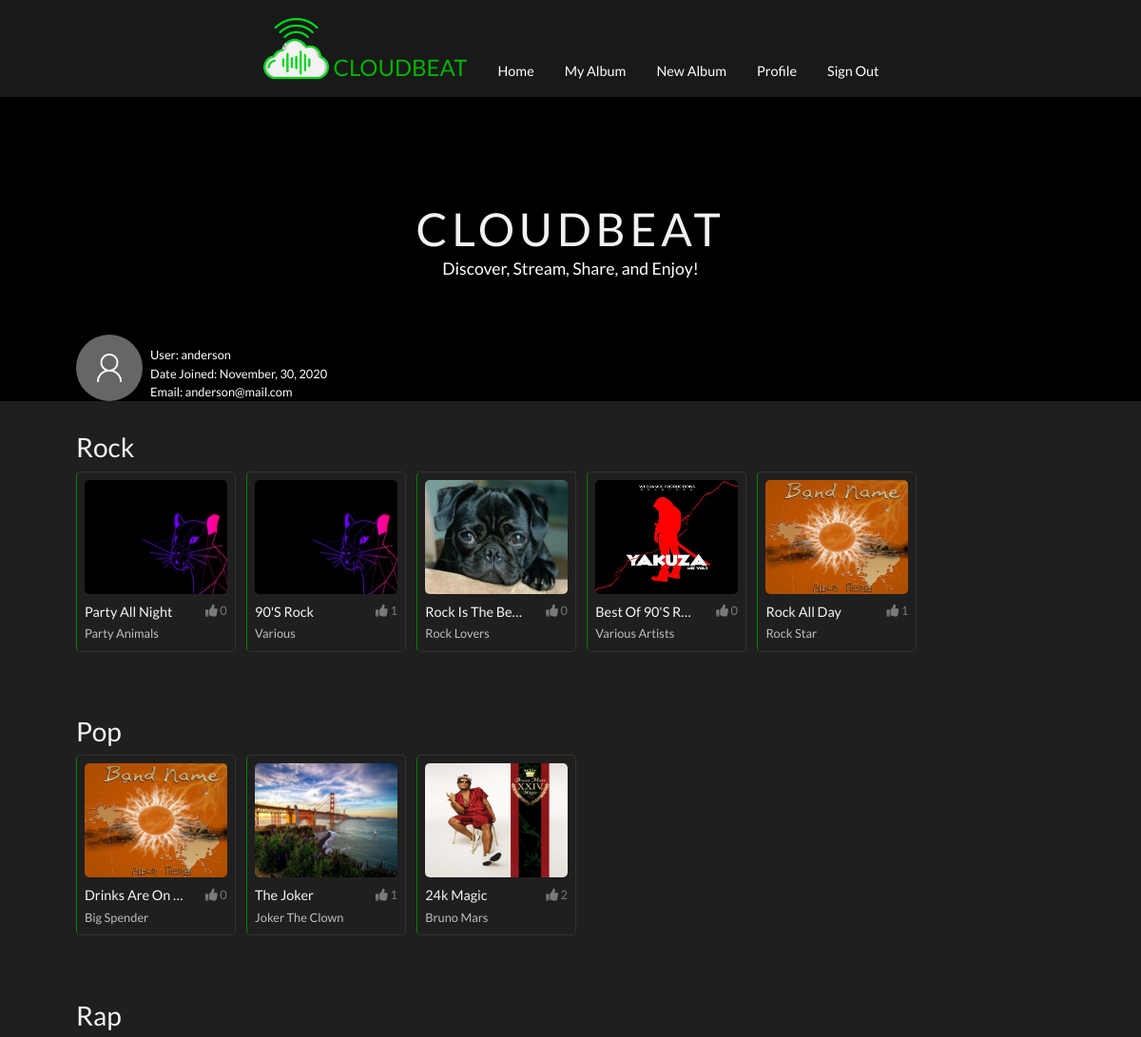
Page /user/1/albums/ (signed in, upper part) on the earlier database version.
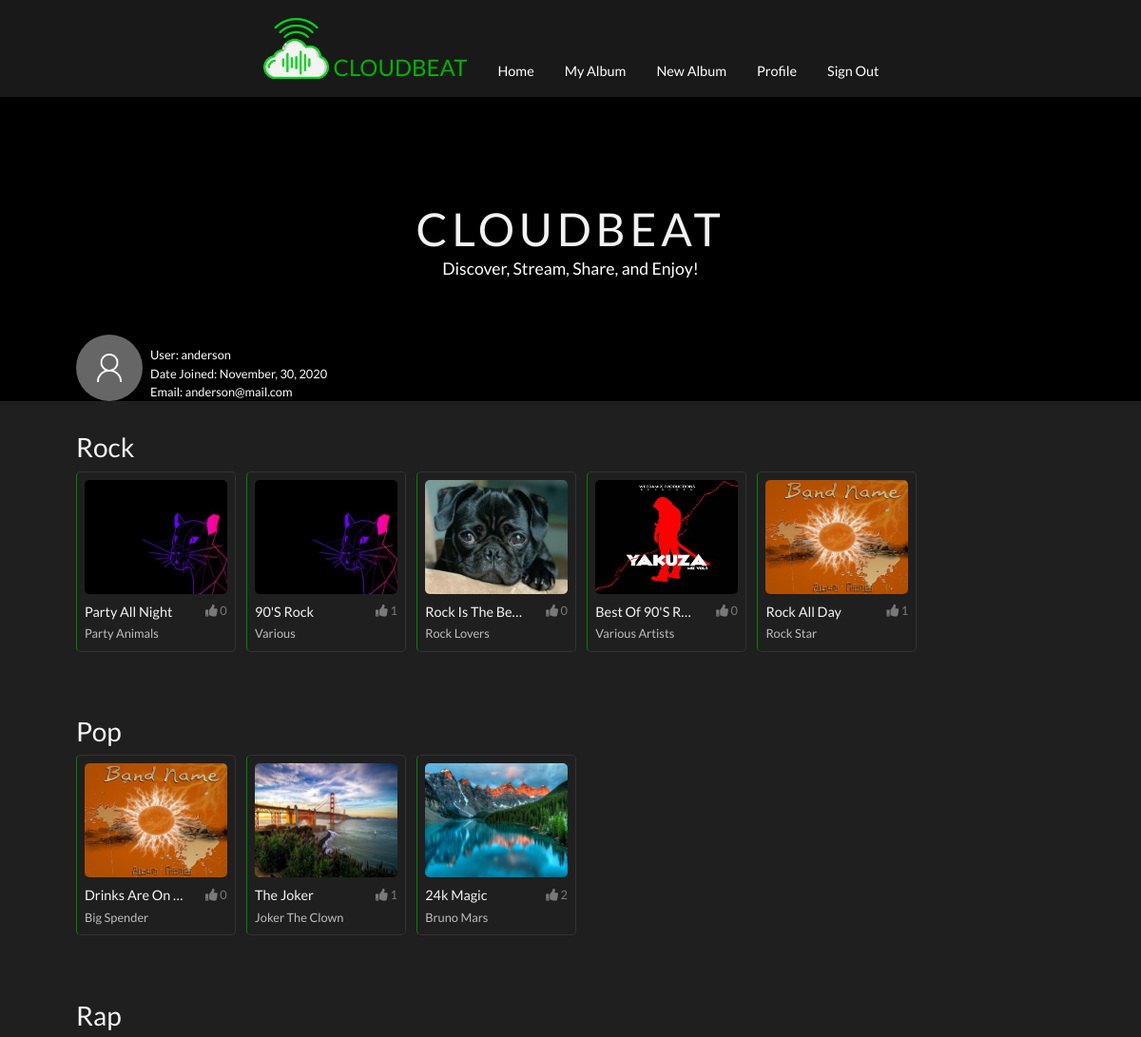
Same page on the later database version.
### users/models.py (models this page shows, shortened)
class Profile(models.Model):
    user = models.OneToOneField(User, on_delete=models.CASCADE)
    image = models.ImageField(default='default.jpg', upload_to='profile_images')

### music/models.py (models this page shows, shortened)
class Category(models.Model):
    name = models.CharField(max_length=10)
    class Meta:
        verbose_name_plural = 'Genres'

class Album(models.Model):
    user = models.ForeignKey(User, on_delete=models.CASCADE)
    title = models.CharField(max_length=120)
    artist = models.CharField(max_length=100)
    genre = models.ForeignKey(Category, on_delete=models.CASCADE)
    date_added = models.DateTimeField(default=timezone.now)
    album_cover = models.ImageField(default='default_cover.jpg', upload_to='album_covers')
    likes = models.ManyToManyField(User, related_name="album_likes")
    class Meta:
        ordering = ["-date_added"]

### music/views.py (the view)
# urls.py: path('user/<int:pk>/albums/', my_albums, name='my_albums'),
@login_required
def my_albums(request, pk):
    genres = []
    genre_count = {}
    total_genres = []
    max_num = 0
    user = User.objects.get(pk=pk)
    albums = user.album_set.all()
    for album in albums:
        if album.genre.name not in genres:
            genres.append(album.genre.name)
        total_genres.append(album.genre.name)
    for g in total_genres:
        genre_count[g] = total_genres.count(g)
    if not total_genres:
        max_num = 0
    else:
        max_num = max(genre_count.values())
    context = {
        'genres': genres,
        "max_num": max_num,
    }
    return render(request, 'music/my_albums.html', context)

### music/templates/music/my_albums.html (shortened to what this page needs)
{% extends 'music/base.html' %}
{% block profile %}
<div class="my-album-profile-container">
    <div class="my-album-profile-item">
        <img class='my-album-profile-img' src="{{ user.profile.image.url }}" alt="coming soon">
        <div class="my-album-profile-small-item">
            <small class="my-album-profile-username">User: {{ user.username }}</small>
            <small class="my-album-profile-small-1">Date Joined: {{ user.date_joined|date:"F, d, Y" }}</small>
            <small class="my-album-profile-small-2">Email: {{ user.email }}</small>
        </div>
    </div>
</div>
{% endblock profile%}
{% block content %}
{% if user.is_authenticated %}
    {% if max_num == 0 %}
        <div class="my-no-album-container">
            <div class="my-no-album-col">
                <div class='my-no-album-container-items'>
                    <small class="my-no-album-small-title">You don't have any album!</small>
                    <small class="my-no-album-small">
                        <a href="{% url 'music:create_album' %}" class="my-add-album-link">Click here to add album</a>
                    </small>
                </div>
            </div>
        </div>
        {% else %}
        <div class="my-album-main-container">
            {% for genre in genres %}
                {% if genre == "Rock" %}
                    <h3 class='my-album-header'>{{ genre }}</h3>
                {% endif %}
            {% endfor%}
            <div class="my-album-container">
                {% for album in user.album_set.all %}
                    {% if album.genre.name == "Rock" and "Rock" in genres %}
                        <div class="my-album-col" title="Title: {{ album.title }}  Artist: {{ album.artist }}
                                Uploaded by: {{ album.user.username }}">
                            <a href="{% url 'music:play_album' album.pk %}" class='my-album-container-items'>
                                <img class='my-album-img-size' src="{{ album.album_cover.url }}" alt="">
                                <small class="my-album-small-title">{{ album.title|truncatechars:15 }}</small>
                                <small class="my-album-small1">{{album.artist }}</small>
                                <small class="home-album-thumbs-up" href="{% url 'music:album_likes' album.pk %}">
                                    <i class="fas fa-thumbs-up"></i>
                                    {{ album.likes.count }}
                                </small>
                            </a>
                        </div>
                    {% endif %}
                {% endfor %}
            </div>
            {% for genre in genres %}
                {% if genre == "Pop" %}
                    <h3 class='my-album-header'>{{ genre }}</h3>
                {% endif %}
            {% endfor%}
            <div class="my-album-container">
                {% for album in user.album_set.all %}
                    {% if album.genre.name == "Pop" %}
                        <div class="my-album-col" title="Title: {{ album.title }}  Artist: {{ album.artist }}
                                Uploaded by: {{ album.user.username }}">
                            <a href="{% url 'music:play_album' album.pk %}" class='my-album-container-items'>
                                <img class='my-album-img-size' src="{{ album.album_cover.url }}" alt="">
                                <small class="my-album-small-title">{{ album.title|truncatechars:15 }}</small>
                                <small class="my-album-small1">{{album.artist }}</small>
                                <small class="home-album-thumbs-up" href="{% url 'music:album_likes' album.pk %}">
                                    <i class="fas fa-thumbs-up"></i>
                                    {{ album.likes.count }}
                                </small>
                            </a>
                        </div>
                    {% endif %}
                {% endfor %}
            </div>
            {% for genre in genres %}
                {% if genre == "Rap" %}
                    <h3 class='my-album-header'>{{ genre }}</h3>
                {% endif %}
            {% endfor%}
        </div>
    {% endif %}
{% endif %}
{% endblock content %}

### music/templates/music/base.html (shortened to what this page needs)
{% load static %}
<DOCTYPE html>
<html lang="en">
  <head>
    <link rel="stylesheet" href="https://cdn.jsdelivr.net/npm/bootstrap@4.5.3/dist/css/bootstrap.min.css">
    <link rel="stylesheet" href="https://cdnjs.cloudflare.com/ajax/libs/font-awesome/5.15.1/css/all.min.css" />
    <link rel="stylesheet" type="text/css" href="{% static 'music/style.css' %}">
  </head>
  <body>
    <header>
        {% block navbar%}
            {% include 'music/navbar.html' %}
        {% endblock navbar%}
    </header>
    <main>
        {% block image%}
        <div class="fixed-img" style="position: relative;">
            <div class="fixed-img-background-color">
                <h1 class="big-title">CloudBeat</h1>
                <p class="big-title-para">Discover, Stream, Share, and Enjoy!</p>
            </div>
            {% block profile %}
            {% endblock profile%}
        </div>
        {% endblock image%}
        {% block content %}
        {% endblock content %}
    </main>
  </body>
</html>

### music/templates/music/navbar.html (shortened to what this page needs)
{% load static %}
  <div class="nav-container">
      <nav class="nav-bar-container">
          <div class="brand-name">
              <a class="brand" href="{% url 'music:home' %}">
                <img src="{% static 'music/cloud.png' %}" width="70px" alt="">
                <h5 class="brand-title">CloudBeat</h5>
              </a>
          </div>
          <div class="nav-items">
            {% if user.is_authenticated %}
              <a href="{% url 'music:home' %}" class="nav-item">home</a>
              <a href="{% url 'music:my_albums' user.pk %}" class="nav-item">my album</a>
              <a href="{% url 'music:create_album' %}" class="nav-item">new album</a>
              <a href="{% url 'users:profile' user.pk %}" class="nav-item">profile</a>
              <a href="{% url 'users:logout' %}" class="nav-item">sign out</a>
            {% else %}
              <a href="{% url 'music:home' %}" class="nav-item">home</a>
              <a href="{% url 'users:register' %}" class="nav-item">register</a>
              <a href="{% url 'users:login' %}" class="nav-item">sign in</a>
              <a href="{% url 'music:landing_page' %}" class="nav-item">exit site</a>
            {% endif %}
          </div>
      </nav>
  </div>

### music/static/music/style.css (style rules this page uses)
* { margin: 0; padding: 0; box-sizing: border-box; }
body { font-family: 'Lato', sans-serif; background: rgb(31, 31, 31); }
.nav-bar-container { background: rgb(25, 25, 25); display: flex; justify-content: center; align-items: flex-end; flex-wrap: wrap; padding: 1rem 0; }
.brand-name { text-align: center; display: flex; align-items: center; padding: 0 1rem; }
.brand { text-decoration: none !important; text-transform: uppercase; color: rgb(0, 180, 0); display: flex; align-items: flex-end; transition: all .2s ease-in-out; }
.brand-title { margin-bottom: 0; padding-left: 0.3rem; font-size: 1.5rem; }
.nav-items { display: flex; }
.nav-item { text-decoration: none !important; text-transform: capitalize; font-size: 0.9rem; color: white; padding: 0rem 1rem; transition: all .2s ease-in-out; }
.fixed-img { min-height: 40vh; background: url("images/bg.jpg"); background-position: center; background-size: cover; background-repeat: no-repeat; background-attachment: fixed; }
.fixed-img-background-color { min-height: 40vh; background: linear-gradient(to bottom, rgba(0, 0, 0, 0.1), rgba(0, 0, 0, 0.9)); display: flex; flex-wrap: wrap; align-items: center; justify-content: center; align-content: center; }
.big-title { text-transform: uppercase; color: rgb(242, 242, 242); text-align: center; letter-spacing: 0.3rem; font-size: 3rem; flex: 0 0 100%; word-break: break-all; margin-bottom: 0; }
.big-title-para { color: rgb(255, 255, 255); text-align: center; font-size: 1.1rem; flex: 0 0 100%; }
.home-album-thumbs-up { color: rgb(121, 121, 121); position: absolute; bottom: 32px; left: 135px }
.my-album-profile-container { position: absolute; bottom: 0px; }
.my-album-profile-item { display: flex; align-items: flex-end; margin-left: 5rem; }
.my-album-profile-img { width: 70px; height: 70px; border-radius: 50%; }
.my-album-profile-small-item { margin-left: 0.5rem; }
.my-album-profile-username { display: block; color: rgb(255, 255, 255); margin-bottom: 0 !important; font-size: 0.8rem; }
.my-album-profile-small-1 { display: block; color: rgb(255, 255, 255); text-transform: capitalize; font-size: 0.8rem; padding-bottom: 0 !important; }
.my-album-profile-small-2 { color: rgb(255, 255, 255); font-size: 0.8rem; padding-bottom: 0 !important; }
.my-album-main-container { padding-bottom: 5rem; padding-top: 2rem; margin: 0 5rem; }
.my-album-header { color: rgb(245, 245, 245); }
.my-album-container { white-space:nowrap; overflow-x: auto; overflow-y: hidden; padding-bottom: 0.2rem; margin-bottom: 4rem; }
.my-album-col { white-space: nowrap; display: inline-block; border-top: 1px solid rgb(51, 51, 51); border-bottom: 1px solid rgb(51, 51, 51); border-right: 1px solid rgb(51, 51, 51); border-left: 1px solid rgb(2, 131, 2); margin-right: 0.5rem; border-radius: 5px; transition: all 0.2s ease-in-out; }
.my-album-img-size { border-radius: 5px; width: 150px; height: 120px; }
.my-album-container-items { position: relative; padding: 0.5rem; margin-bottom: 0; display: block; text-decoration: none !important; }
.my-album-small-title { color: rgb(245, 245, 245); padding-top: 0.5rem; margin-bottom: 0 !important; text-transform: capitalize; font-size: 0.9rem; display: block; }
.my-album-small1 { font-size: 0.8rem; margin-top: 0.2rem; display: block; text-transform: capitalize; color: rgb(190, 190, 190); }

Differences in the rows shown:
changed Album "24k Magic": album_cover: a different picture
